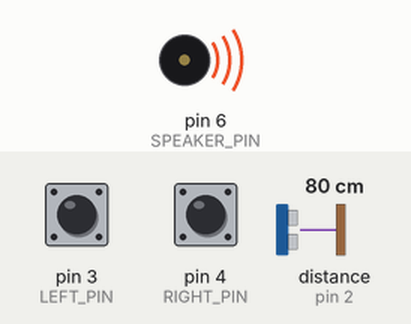
Simulated run of this sketch. Board: Arduino Uno, built for the host (arithmetic inside an expression is 32-bit, double 64-bit). On the bench: buzzer (waves = sounding). Wiring (inferred from the names in the program): range finder with pulse-width output: data pin 2. The inputs (shaded band) are chosen by the test bench; at power-on: pin 3 (LEFT_PIN) LOW, pin 4 (RIGHT_PIN) LOW, distance to the obstacle (sensor on pin 2) 80 cm. Random numbers use the default seed unless the sketch sets one.

Above: at 0.1 s.
Timing chart, 0 to 17.4 s (numbered marks = the images above):
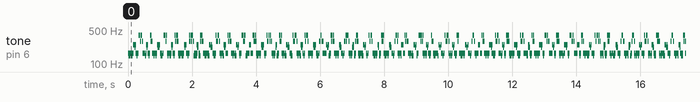

The sketch:

ArdWinVaders.ino
```cpp
/*

  OLED/ArdWinVaders
  An Arduino & OLED version of a classic.

  For info and circuit diagrams see https://github.com/tardate/LittleArduinoProjects/tree/main/playground/OLED/ArdWinVaders

 */

#include <FlexiTimer2.h>

//** control pins
#define FIRE_PIN 2
#define FIRE_INTERRUPT 0
#define LEFT_PIN 3
#define RIGHT_PIN 4

volatile int fireStatus = 0;
volatile int moveLeft = 0;
volatile int moveRight = 0;

//** pin connections
#define SPEAKER_PIN 6
#define MOSI_PIN 9
#define CLK_PIN 10
#define DC_PIN 11
#define CS_PIN 12

#include "oled_driver.h"
#include "buffered_display.h"
#include "game_board.h"
#include "sound_system.h"

SoundSystem soundSystem(SPEAKER_PIN);
OledDriver displayDriver(MOSI_PIN,CLK_PIN,DC_PIN,CS_PIN);
BufferedDisplay gameDisplay(&displayDriver);
GameBoard gameBoard(&gameDisplay, &soundSystem);

void setup() {
  soundSystem.init();
  gameBoard.init();

  pinMode(LEFT_PIN, INPUT);
  pinMode(RIGHT_PIN, INPUT);
  FlexiTimer2::set(20, sampleMovement);
  FlexiTimer2::start();

  pinMode(FIRE_PIN, INPUT);
  attachInterrupt(FIRE_INTERRUPT, handleFireButtonPress, RISING);
}

void loop() {
  if(gameBoard.beginRecalc()) {
    if(moveLeft) gameBoard.moveLeft();
    if(moveRight) gameBoard.moveRight();
    if(fireStatus) {
      gameBoard.fire();
      fireStatus = 0;
    }
    gameBoard.finishRecalc();
  } else {
    if(fireStatus) {
      gameBoard.startGame();
      fireStatus = 0;
    }
  }
  gameDisplay.redraw();
  soundSystem.next();
}

void sampleMovement() {
  moveLeft = digitalRead(LEFT_PIN);
  moveRight = digitalRead(RIGHT_PIN);
}

void handleFireButtonPress() {
  fireStatus = 1;
}
```

buffered_display.cpp
```cpp
#include "buffered_display.h"
#include <stdlib.h>

/*
 *   constructor
 */

BufferedDisplay::BufferedDisplay(OledDriver *displayDriver) {
  display = displayDriver;
  buffer_size = display->segmentCount();
  buffer = (byte*)malloc( buffer_size );
}

void BufferedDisplay::init() {
  display->init();
  reset();
}

void BufferedDisplay::reset() {
  for(int i=0; i<buffer_size; i++) buffer[i] = 0x00;
  segment_cursor = 0;
  display->clear();
}

void BufferedDisplay::redraw() {
  display->setSegmentCursor(0,0);
  display->writeBuffer(buffer, buffer_size);
}

void BufferedDisplay::setSegmentCursor(int position) {
  segment_cursor = position;
}

int BufferedDisplay::setSegmentCursor(int x, int y) {
  div_t result = div (y, DISPLAY_PAGE_HEIGHT);
  segment_cursor = result.quot * DISPLAY_WIDTH + x;
  return result.rem;
}

int BufferedDisplay::setSegmentByPageOffset(int page, int offset) {
  segment_cursor = page * DISPLAY_WIDTH + offset;
  return (page + 1) * DISPLAY_WIDTH - 1;
}

int BufferedDisplay::getPage(int y) {
  div_t result = div (y, DISPLAY_PAGE_HEIGHT);
  return result.quot;
}

void BufferedDisplay::writeSegment(byte data) {
  buffer[segment_cursor++] = data;
}

void BufferedDisplay::writeSegment(byte data, int segmentLimit) {
  if(segment_cursor>segmentLimit) return;
  buffer[segment_cursor++] = data;
}

int BufferedDisplay::xorSegment(byte data) {
  int collision = buffer[segment_cursor] & data;
  buffer[segment_cursor++] ^= data;
  return collision;
}

void BufferedDisplay::writeCharacter(char character) {
  for(int i=0; i<FONT_WIDTH; i++) writeSegment(FONT[character - 0x20][i]);
}

void BufferedDisplay::writeString(char *characters) {
  while(*characters) writeCharacter(*characters++);
}

void BufferedDisplay::moveFireBase(int new_left_x) {
  setSegmentCursor(FIREBASE_ROW_OFFSET + new_left_x);
  for(int i=0; i<FIREBASE_WIDTH; i++) writeSegment(firebase_sprite[i]);
}

int BufferedDisplay::moveMissile(int x, int new_y) {
  int y_offset = setSegmentCursor(x, new_y);
  return xorSegment(1 << y_offset);
}

bool BufferedDisplay::insertAlienAtCursor(int segmentLimit) {
  for(int i=0; i<ALIEN_WIDTH; i++) writeSegment(alien_sprite[i], segmentLimit);
  return (segment_cursor < segmentLimit);
}

void BufferedDisplay::insertNoAlienAtCursor(int segmentLimit) {
  for(int i=0; i<ALIEN_WIDTH; i++) writeSegment(0x00, segmentLimit);
}
```

buffered_display.h
```cpp
/*

  Manages buffered display
  * largly hardware-agnostic
  * owns the screen buffer
  * delegate screen updates to the OledDriver
  * can write text to the buffer
  * TODO: be smart about trakcing what's changed?
  * own sprites?
  * accept sprite move/draw updates?

*/

#ifndef BufferedDisplay_h
#define BufferedDisplay_h

#include "oled_driver.h"

#define DISPLAY_WIDTH SSD1306_PIXEL_WIDTH
#define DISPLAY_HEIGHT SSD1306_PIXEL_HEIGHT
#define DISPLAY_PAGE_COUNT SSD1306_PAGE_COUNT
#define DISPLAY_PAGE_HEIGHT SSD1306_PAGE_HEIGHT

#define FIREBASE_WIDTH 9
#define FIREBASE_GUN_X_OFFSET 4
#define FIREBASE_GUN_Y_OFFSET 5
#define FIREBASE_INITAL_X (DISPLAY_WIDTH / 2 - 4)
#define FIREBASE_MAX_X (DISPLAY_WIDTH - FIREBASE_WIDTH)
#define FIREBASE_ROW_OFFSET DISPLAY_WIDTH * (DISPLAY_PAGE_COUNT - 1)

#define ALIEN_WIDTH 9
#define ALIEN_GUN_X_OFFSET 4
#define ALIEN_GUN_Y_OFFSET 5

class BufferedDisplay {
  public:
    BufferedDisplay(OledDriver *displayDriver);

    void init();
    void reset();
    void redraw();
    void setSegmentCursor(int position);
    int  setSegmentCursor(int x, int y);
    int  setSegmentByPageOffset(int page, int offset);

    int  getPage(int y);

    void writeString(char *characters);

    void moveFireBase(int new_left_x);

    int  moveMissile(int x, int new_y);

    bool insertAlienAtCursor(int segmentLimit);
    void insertNoAlienAtCursor(int segmentLimit);

  private:
    byte firebase_sprite[FIREBASE_WIDTH] = {
      0b00000000,
      0b00000000,
      0b10000000,
      0b11000000,
      0b11111000,
      0b11000000,
      0b10000000,
      0b00000000,
      0b00000000
    };

    byte alien_sprite[ALIEN_WIDTH] = {
      0b00000000,
      0b00000000,
      0b00111010,
      0b00010100,
      0b00011100,
      0b00010100,
      0b00111010,
      0b00000000,
      0b00000000
    };

    int buffer_size;
    byte *buffer;
    int segment_cursor;

    OledDriver *display;

    void writeSegment(byte data);
    void writeSegment(byte data, int segmentLimit);
    int  xorSegment(byte data);
    void writeCharacter(char character);

};

#endif
```

game_board.cpp
```cpp
#include "game_board.h"
#include <stdlib.h>

#define STARTUP_MESSAGE "Press fire to start"
#define WIN_MESSAGE "The Earthling Wins!"
#define FAIL_MESSAGE "Fail Earthling!"

#define FIREBASE_MOVE_SPEED 2
#define FIREBASE_LEFT_LIMIT_TEST FIREBASE_MOVE_SPEED
#define FIREBASE_RIGHT_LIMIT_TEST FIREBASE_MAX_X - FIREBASE_MOVE_SPEED

#define MISSILE_MOVE_SPEED 2
#define MISSILE_RUN_LENGTH DISPLAY_HEIGHT - FIREBASE_GUN_Y_OFFSET
#define BOMB_MOVE_SPEED 1
#define BOMB_COLLISION_Y_MIN (DISPLAY_HEIGHT - DISPLAY_PAGE_HEIGHT)

#define ALIEN_INITIAL_X ALIEN_WIDTH
#define ALIEN_JIGGLE_MAX ALIEN_INITIAL_X + ALIEN_WIDTH
#define ALIEN_MODE_JIGGLE_RIGHT 1
#define ALIEN_MODE_JIGGLE_LEFT -1
#define ALIEN_MODE_EXIT_RIGHT 2
#define ALIEN_MODE_ENTER_RIGHT 3
#define ALIEN_MODE_COUNT_BEFORE_EXIT_RIGHT (ALIEN_WIDTH * 6)

#define GAME_RESULT_NIL  0
#define GAME_RESULT_FAIL 1
#define GAME_RESULT_WIN  2

#define GAME_WINNING_SCORE  (ALIEN_ROWS * ALIENS_PER_ROW)

/*
 *   constructor
 */
GameBoard::GameBoard(BufferedDisplay *gameDisplay, SoundSystem *soundSystem) {
  this->gameDisplay = gameDisplay;
  this->soundSystem = soundSystem;
}

void GameBoard::init() {
  gameDisplay->init();
  srand(rand());
  setScore(0);
  resetGame();
  writeStartupMessage();
}

void GameBoard::resetGame() {
  gameDisplay->reset();
  game_in_progress = false;
  firebasePosition = FIREBASE_INITAL_X;
  alien_mode_counter = 0;
  clearMissiles();
  clearBombs();
  resetAliens();
}

void GameBoard::endGame() {
  resetGame();
  writeStartupMessage();
  switch(game_result) {
  case GAME_RESULT_WIN :
    writeWinMessage();
    break;
  case GAME_RESULT_FAIL :
    writeFailMessage();
    break;
  }
}

void GameBoard::startGame() {
  resetGame();
  setScore(0);
  game_in_progress = true;
  game_result = GAME_RESULT_NIL;
  gameDisplay->moveFireBase(firebasePosition);
}

void GameBoard::winGame() {
  game_in_progress = false;
  game_result = GAME_RESULT_WIN;
}

void GameBoard::loseGame() {
  game_in_progress = false;
  game_result = GAME_RESULT_FAIL;
}

bool GameBoard::beginRecalc() {
  if(!game_in_progress) return false;
  alien_mode_counter++;
  undrawMissiles();
  undrawBombs();
  return true;
}

void GameBoard::moveLeft() {
  if(firebasePosition<FIREBASE_LEFT_LIMIT_TEST) return;
  firebasePosition -= FIREBASE_MOVE_SPEED;
  gameDisplay->moveFireBase(firebasePosition);
}

void GameBoard::moveRight() {
  if(firebasePosition>FIREBASE_RIGHT_LIMIT_TEST) return;
  firebasePosition += FIREBASE_MOVE_SPEED;
  gameDisplay->moveFireBase(firebasePosition);
}

void GameBoard::finishRecalc() {
  moveAndDrawAliens();
  moveMissiles();
  moveBombs();
  if(score>=GAME_WINNING_SCORE) winGame();
  if(!game_in_progress) endGame();
}

void GameBoard::setScore(int points) {
  score = points;
  writeScore();
}

void GameBoard::addScore(int points) {
  score += points;
  writeScore();
}

void GameBoard::fire() {
  int slot = getMissileSlot();
  if(slot<0) return;
  missile_vectors[slot] = firebasePosition + FIREBASE_GUN_X_OFFSET;
  missile_runs[slot] = MISSILE_RUN_LENGTH;
  soundSystem->fire();
}

void GameBoard::clearMissile(int i) {
  missile_vectors[i] = 0;
  missile_runs[i] = 0;
}

void GameBoard::clearMissiles() {
  for(int i=0; i<MAX_MISSILES; i++) clearMissile(i);
}

int GameBoard::getMissileSlot() {
  for(int i=0; i<MAX_MISSILES; i++) {
    if(missile_vectors[i]==0) return i;
  }
  return -1;
}

void GameBoard::undrawMissiles() {
  for(int i=0; i<MAX_MISSILES; i++) {
    if(missile_runs[i]>0) {
      gameDisplay->moveMissile(missile_vectors[i], missile_runs[i]);
    }
  }
}

void GameBoard::moveMissiles() {
  for(int i=0; i<MAX_MISSILES; i++) {
    if(missile_runs[i]>0) {
      missile_runs[i] -= MISSILE_MOVE_SPEED;
      if(missile_runs[i]>0) {
        if(gameDisplay->moveMissile(missile_vectors[i], missile_runs[i])) {
          handleMissileHit(i, missile_vectors[i], missile_runs[i]);
        }
      } else {
        clearMissile(i);
      }
    }
  }
}

void GameBoard::handleMissileHit(int missile, int missile_x, int missile_y) {
  int alien_index;
  int page = gameDisplay->getPage(missile_y);
  if(page<1) return; // ignore first row
  for(int row=0; row<ALIEN_ROWS; row++) {
    if(alien_rows_y[row]==page) {
      alien_index =  div(missile_x - alien_rows_x[row], ALIEN_WIDTH).quot;
      if(aliens[row][alien_index]>0) {
        aliens[row][alien_index] = 0;
        clearMissile(missile);
        addScore(1);
      }
      return;
    };
  }
}

inline bool GameBoard::decideToBomb() {
  return rand() % 100 > 97;
}

void GameBoard::dropBomb(int x, int y) {
  if(decideToBomb()) {
    int slot = getBombSlot();
    if(slot<0) return;
    bomb_vectors[slot] = x;
    bomb_runs[slot] = y;
  }
}

void GameBoard::clearBomb(int i) {
  bomb_vectors[i] = 0;
  bomb_runs[i] = 0;
}

void GameBoard::clearBombs() {
  for(int i=0; i<MAX_BOMBS; i++) clearBomb(i);
}

int  GameBoard::getBombSlot() {
  for(int i=0; i<MAX_BOMBS; i++) {
    if(bomb_vectors[i]==0) return i;
  }
}

void GameBoard::undrawBombs() {
  for(int i=0; i<MAX_BOMBS; i++) {
    if(bomb_runs[i]>0) {
      gameDisplay->moveMissile(bomb_vectors[i], bomb_runs[i]);
    }
  }
}

void GameBoard::moveBombs() {
  for(int i=0; i<MAX_BOMBS; i++) {
    if(bomb_runs[i]>0) {
      bomb_runs[i] += BOMB_MOVE_SPEED;
      if(bomb_runs[i]<DISPLAY_HEIGHT) {
        if(gameDisplay->moveMissile(bomb_vectors[i], bomb_runs[i])) {
          if(bomb_runs[i]>BOMB_COLLISION_Y_MIN) loseGame();
        }
      } else {
        clearBomb(i);
      }
    }
  }
}

void GameBoard::resetAliens() {
  for(int row=0; row<ALIEN_ROWS; row++) {
    alien_rows_x[row] = ALIEN_INITIAL_X + row;
    alien_rows_y[row] = -1;
    alien_rows_mode[row] = ALIEN_MODE_JIGGLE_RIGHT;
    for(int a=0; a<ALIENS_PER_ROW; a++) aliens[row][a] = 1;
  }
  alien_rows_y[0] = 1;
}

void GameBoard::moveAndDrawAliens() {
  int page;
  for(int row=0; row<ALIEN_ROWS; row++) {
    page = alien_rows_y[row];
    if(page>0) {
      switch(alien_rows_mode[row]) {
        case ALIEN_MODE_EXIT_RIGHT:
          alien_rows_x[row]++;
          if(alien_rows_x[row]>=DISPLAY_WIDTH) {
            alien_mode_counter=0;
            alien_rows_mode[row]=ALIEN_MODE_ENTER_RIGHT;
            page = ++alien_rows_y[row];
            if(page>=DISPLAY_PAGE_COUNT-1) {
              loseGame();
            } else {
              int nrow=row+1;
              if(nrow<ALIEN_ROWS) {
                if(alien_rows_y[nrow]>0) {
                  alien_rows_mode[nrow] = ALIEN_MODE_EXIT_RIGHT;
                } else {
                  alien_rows_y[nrow] = 1;
                  alien_rows_x[nrow] = DISPLAY_WIDTH;
                  alien_rows_mode[nrow] = ALIEN_MODE_ENTER_RIGHT;
                }
              }
            }
          }
          break;
        case ALIEN_MODE_ENTER_RIGHT:
          alien_rows_x[row]--;
          if(alien_rows_x[row]<=ALIEN_INITIAL_X) {
            alien_mode_counter=0;
            alien_rows_mode[row]=ALIEN_MODE_JIGGLE_RIGHT;
          }
          break;
        default:
          // jiggle mode
          if(alien_rows_x[row]>=ALIEN_JIGGLE_MAX) alien_rows_mode[row] = ALIEN_MODE_JIGGLE_LEFT;
          if(alien_rows_x[row]<=ALIEN_INITIAL_X) alien_rows_mode[row] = ALIEN_MODE_JIGGLE_RIGHT;
          alien_rows_x[row] += alien_rows_mode[row];
          if(row==0 && alien_mode_counter>=ALIEN_MODE_COUNT_BEFORE_EXIT_RIGHT) alien_rows_mode[row] = ALIEN_MODE_EXIT_RIGHT;
      }

      int segmentLimit = gameDisplay->setSegmentByPageOffset(page, alien_rows_x[row]);

      for(int a=0; a<ALIENS_PER_ROW; a++) {
        if(aliens[row][a]>0) {
          if(gameDisplay->insertAlienAtCursor(segmentLimit)) {
            dropBomb(alien_rows_x[row] + (a * ALIEN_WIDTH) + ALIEN_GUN_X_OFFSET, (page * DISPLAY_PAGE_HEIGHT) + ALIEN_GUN_Y_OFFSET);
          }
        } else {
          gameDisplay->insertNoAlienAtCursor(segmentLimit);
        }
      }

    }
  }
}

void GameBoard::writeScore() {
  char score_text[4];
  if(score<1000) {
    sprintf(score_text, "%d", score);
  } else {
    sprintf(score_text, "***");
  }
  gameDisplay->setSegmentCursor(20);
  gameDisplay->writeString(score_text);
}

void GameBoard::writeStartupMessage() {
  gameDisplay->setSegmentByPageOffset(4, 20);;
  gameDisplay->writeString(STARTUP_MESSAGE);
}

void GameBoard::writeWinMessage() {
  writeScore();
  gameDisplay->setSegmentByPageOffset(2, 20);;
  gameDisplay->writeString(WIN_MESSAGE);
}

void GameBoard::writeFailMessage() {
  writeScore();
  gameDisplay->setSegmentByPageOffset(2, 20);;
  gameDisplay->writeString(FAIL_MESSAGE);
}
```

game_board.h
```cpp
/*

  Orchestrate the game scene - the main controller.
  * actor positioning and movement
  * collision detection
  * delegates display updating to BufferedDisplay

*/

#ifndef GameBoard_h
#define GameBoard_h

#include "buffered_display.h"
#include "sound_system.h"

#define MAX_MISSILES 4
#define MAX_BOMBS 6
#define ALIEN_ROWS 4
#define ALIENS_PER_ROW (DISPLAY_WIDTH / ALIEN_WIDTH - 2)

class GameBoard {
  public:
    GameBoard(BufferedDisplay *gameDisplay, SoundSystem *soundSystem);

    void init();

    void resetGame();
    void winGame();
    void loseGame();
    void startGame();

    bool beginRecalc();
    void moveLeft();
    void moveRight();
    void fire();
    void finishRecalc();

    void setScore(int score);
    void addScore(int score);

  private:
    BufferedDisplay *gameDisplay;
    SoundSystem *soundSystem;

    bool game_in_progress;
    int  game_result;
    int  score;
    int  firebasePosition;
    int  alien_mode_counter;

    void endGame();
    void writeScore();
    void writeStartupMessage();
    void writeWinMessage();
    void writeFailMessage();


    int  alien_rows_x[ALIEN_ROWS];
    int  alien_rows_y[ALIEN_ROWS];
    int  alien_rows_mode[ALIEN_ROWS];
    int  aliens[ALIEN_ROWS][ALIENS_PER_ROW];

    void resetAliens();
    void moveAndDrawAliens();

    int  missile_vectors[MAX_MISSILES];
    int  missile_runs[MAX_MISSILES];

    void clearMissile(int i);
    void clearMissiles();
    int  getMissileSlot();
    void undrawMissiles();
    void moveMissiles();
    void handleMissileHit(int missile, int missile_x, int missile_y);

    int  bomb_vectors[MAX_BOMBS];
    int  bomb_runs[MAX_BOMBS];

    bool decideToBomb();
    void dropBomb(int x, int y);
    void clearBomb(int i);
    void clearBombs();
    int  getBombSlot();
    void undrawBombs();
    void moveBombs();


};

#endif
```

oled_driver.h
```cpp
/*

  Hardware-specific SPI OLED driver
  * only supports SPI
  * currently assumes 128*64 monochrome

*/

#ifndef OledDriver_h
#define OledDriver_h

#define USE_OPTIMISED_SPI

#include <Arduino.h>
#include "font.h"

//** dimensional settings
#define SSD1306_PIXEL_WIDTH             128
#define SSD1306_PIXEL_HEIGHT            64
#define SSD1306_PAGE_COUNT              8
#define SSD1306_PAGE_HEIGHT             (SSD1306_PIXEL_HEIGHT / SSD1306_PAGE_COUNT)
#define SSD1306_SEGMENT_COUNT           (SSD1306_PIXEL_WIDTH * SSD1306_PAGE_HEIGHT)

#ifdef USE_OPTIMISED_SPI
// fast SPI supporting types
typedef volatile uint8_t PortReg;
typedef uint8_t PortMask;
#endif

class OledDriver {
  public:
    OledDriver(int mosi_pin, int clk_pin, int dc_pin, int cs_pin);

    void init();
    void clear();
    int segmentCount();
    void setSegmentCursor(int segment, int page);
    void setTextCursor(int column, int page);
    void writeCharacter(char character);
    void writeString(char *characters);
    void writeCommand(byte cmd);
    void writeCommand(byte cmd, byte data);
    void writeData(byte data);
    void writeBuffer(byte *buffer, int len);

  private:
    // SPI pins:
    int mosi_pin;
    int clk_pin;
    int dc_pin;
    int cs_pin;

    #ifdef USE_OPTIMISED_SPI
    PortReg *mosi_port, *clk_port, *cs_port, *dc_port;
    PortMask mosi_pinmask, clk_pinmask, cs_pinmask, dc_pinmask;
    void spiShiftOut(byte data);
    #endif

    byte dc_status;

    void setDcStatus(byte state);
    void spiSend(byte data);

};

#endif
```

Source omitted: font.h (data table, 3996 bytes), sound_system.cpp (2457 bytes), sound_system.h (2509 bytes), oled_driver.cpp (6144 bytes)

Measured:
- by itself, tone on pin 6 (SPEAKER_PIN): plays 165 Hz for 0.02 s, 147 Hz for 0.02 s, 165 Hz for 0.02 s, 147 Hz for 0.02 s, 165 Hz for 0.04 s, 147 Hz for 0.02 s … (742 notes in this stretch)
